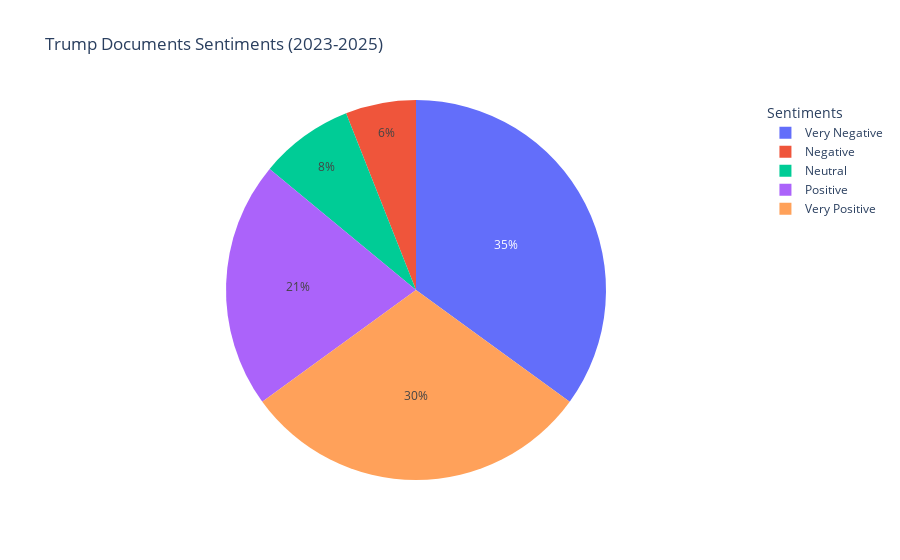

The notebook cell this image was saved under:
### Code cell
sent_df = pd.DataFrame(df.groupby("sentiment").size(), columns=["count"]).reset_index()

sentiment_map = {
    "very negative" : 0, 
    "negative": 1, 
    "neutral": 2,
    "positive": 3, 
    "very positive": 4
}
sent_df["sentiment"]= sent_df["sentiment"].map(sentiment_map)
sent_df["proportion"] = sent_df["count"].transform(lambda x:x/x.sum()).round(2)
sent_df_sorted = sent_df.sort_values("sentiment")

# # Reverse the mapping
# num_to_sentiment = {v: k for k, v in sentiment_map.items()}

map_num_to_sentiment = {
    0: "Very Negative",
    1: "Negative",
    2: "Neutral",
    3: "Positive",
    4: "Very Positive"
}

fig = go.Figure(data=[go.Pie(
    labels=sent_df_sorted["sentiment"].map(map_num_to_sentiment),
    values=sent_df_sorted["proportion"],
    customdata=sent_df_sorted[["count"]],
    sort=False,
    hovertemplate='<b>%{label}</b><br>Count: %{customdata[0]}<br>Percent: %{percent}<extra></extra>'
)])

fig.update_layout(title_text = "Trump Documents Sentiments (2023-2025)",
    legend_title_text='Sentiments')

### Figure 1 — Plotly figure (JSON) as saved in the notebook; plotly's stock layout.template omitted (floating-point values rounded to 4 significant figures)
{"data": [{"customdata": [[265], [48], [58], [158], [222]], "hovertemplate": "<b>%{label}</b><br>Count: %{customdata[0]}<br>Percent: %{percent}<extra></extra>", "labels": ["Very Negative", "Negative", "Neutral", "Positive", "Very Positive"], "sort": false, "type": "pie", "values": [0.35, 0.06, 0.08, 0.21, 0.3]}], "layout": {"legend": {"title": {"text": "Sentiments"}}, "title": {"text": "Trump Documents Sentiments (2023-2025)"}}}
